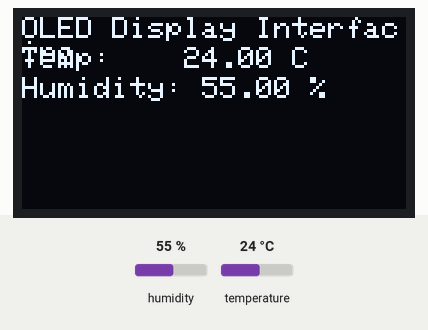
Recording of a sketch running on a simulated Arduino Uno, built with avr-gcc and run on an emulated ATmega328P. Shown: 128×64 one-colour display. The inputs (shaded band) are chosen by the test bench; at power-on: humidity 55 %, temperature 24 °C.

Above: at 4.9 s.
5.0 s: humidity set to 22 %
At 7.4 s:
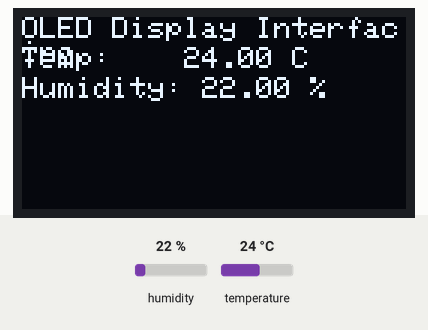
8.0 s: temperature set to 12 °C
At 8.5 s:
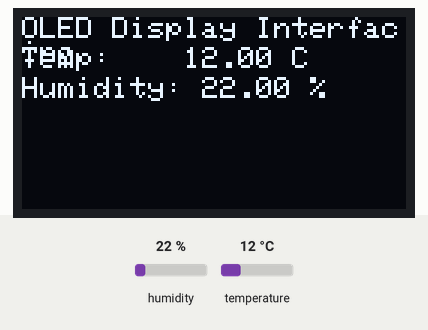
11.0 s: humidity set to 40 %
At 13.3 s:
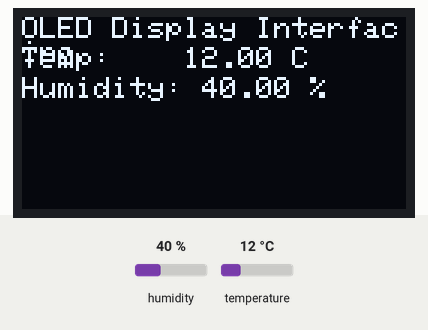
14.0 s: temperature set to 19 °C
Timing chart, 0 to 17.0 s (numbered marks = the images above; inputs shaded):
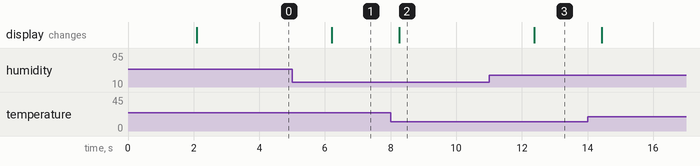

Measured:
- after the input at 5.0 s, the display: changes after 1.2 s (image 1)
- after the input at 8.0 s, the display: changes after 0.26 s (image 2)
- after the input at 11.0 s, the display: changes after 1.4 s (image 3)

The sketch:

OLED_Temp_Humadity.ino
```cpp
// Include Wire Library for I2C
#include <Wire.h>

// Include Adafruit Graphics & OLED libraries
#include <Adafruit_GFX.h>
#include <Adafruit_SSD1306.h>

// Temp Humid Library
#include <DHT.h>

#define DHTTYPE DHT11   // DHT 11
// Reset pin not used but needed for library
#define OLED_RESET 4
Adafruit_SSD1306 display(OLED_RESET);

// DHT Sensor
uint8_t DHTPin = 7;

// Initialize DHT sensor.
DHT dht(DHTPin, DHTTYPE);

float temperature;
float humidity;

void setup() {
  // Start Wire library for I2C
 Wire.begin();

  // initialize OLED with I2C addr 0x3C
  display.begin(SSD1306_SWITCHCAPVCC, 0x3C);

  pinMode(DHTPin, INPUT);

  dht.begin();
}

void displayTempHumid(){
  // Delay to allow sensor to stabalize
  delay(2000);

  // Read Humidity
  humidity = dht.readHumidity();
  // Read temperature as Celsius
  temperature = dht.readTemperature();

  // Clear the display
  display.clearDisplay();
  //Set the color - always use white despite actual display color
  display.setTextColor(WHITE);
  //Set the font size
  display.setTextSize(1);
  //Set the cursor coordinates
  display.setCursor(0,0);
  display.print("OLED Display Interfacing");
  display.setCursor(0,10);
  display.print("Temp:    ");
  display.print(temperature);
  display.print(" C");
  display.setCursor(0,20);
  display.print("Humidity: ");
  display.print(humidity);
  display.print(" %");
}
void loop() {
  displayTempHumid();
  display.display();
}
```
